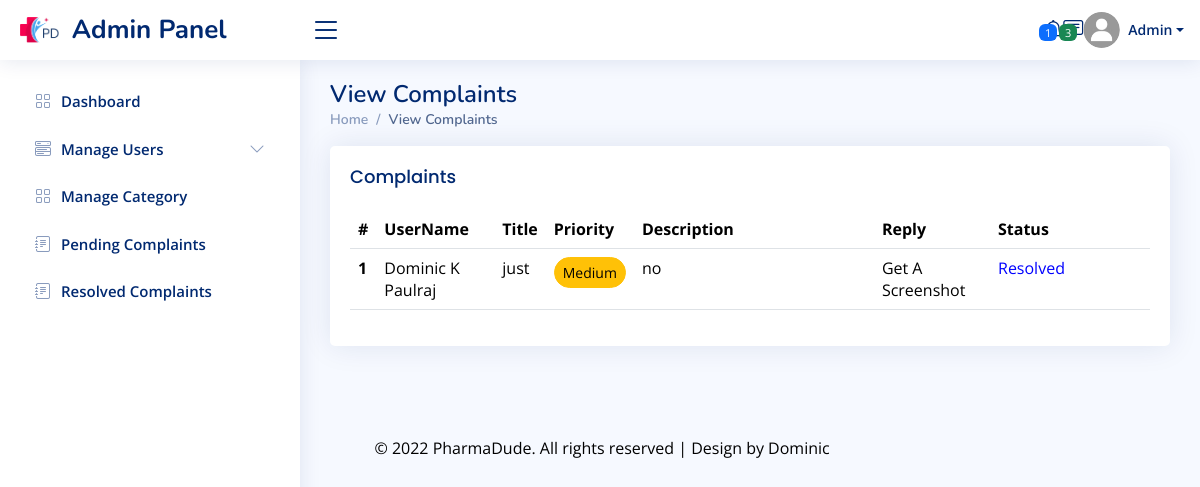
Page /admin/rescmplnt.php on the committed database.
### tables this page shows
CREATE TABLE `complaint` (
  `complaintid` int(11) NOT NULL,
  `userid` varchar(25) NOT NULL,
  `subject` varchar(50) NOT NULL,
  `description` varchar(500) NOT NULL,
  `datetime` datetime NOT NULL DEFAULT current_timestamp(),
  `reply` varchar(500) DEFAULT NULL,
  `status` int(11) NOT NULL DEFAULT -1,
  `priority` varchar(3) DEFAULT NULL
);

CREATE TABLE `cuser` (
  `userid` int(11) NOT NULL,
  `name` varchar(24) NOT NULL,
  `address` varchar(50) NOT NULL,
  `dob` date NOT NULL,
  `gender` varchar(6) NOT NULL,
  `city` varchar(25) NOT NULL,
  `distid` int(11) NOT NULL,
  `pincode` varchar(6) NOT NULL,
  `profilepic` varchar(100) NOT NULL,
  `email` varchar(50) NOT NULL,
  `phone` varchar(10) NOT NULL
);

### admin/rescmplnt.php (the view, shortened to what this page needs)
<?php
require "header.php";
$sql="select * from complaint,cuser where complaint.userid=cuser.email and status=1";
$a=mysqli_query($conn,$sql);
?>
<main id="main" class="main">
  <div class="pagetitle">
    <h1>View Complaints</h1>
    <nav>
      <ol class="breadcrumb">
        <li class="breadcrumb-item"><a href="../index.html">Home</a></li>
        <li class="breadcrumb-item active">View Complaints</li>
      </ol>
    </nav>
  </div>
  <section class="section">
    <div class="row">
      <div class="col-lg-12">
        <div class="card">
          <div class="card-body">
            <h5 class="card-title">Complaints</h5>
            <table class="table datatable">
              <thead>
                <tr>
                  <th scope="col">#</th>
                  <th scope="col">UserName</th>
                  <th scope="col">Title</th>
                  <th scope="col">Priority</th>
                  <th scope="col" width="30%">Description</th>
                  <th scope="col">Reply</th>
                  <th scope="col" width="20%">Status</th>
                </tr>
              </thead>
              <tbody>
                <?php
                $n=1;
                while($row=mysqli_fetch_assoc($a))
                {
                  ?>
                  <tr>
                    <th scope="row"><?php echo $n;?></th>
                    <td><?php echo $row['name']?></td>
                    <td><?php echo $row['subject']?></td>
                    <td><?php
                    if($row['priority']=='hig') echo "<a class='btn btn-xs rounded-pill btn-danger'>High</a>";
                    else if($row['priority']=='med') echo "<a class='btn btn-sm rounded-pill btn-warning'>Medium</a>";
                    else if($row['priority']=='low') echo "<a class='btn btn-sm rounded-pill btn-info'>Low</a>";?>
                  </td>
                  <td><?php echo $row['description'];?></td>
                  <td><?php echo $row['reply']?></td>
                  <td><font color="blue">Resolved</font></td>
              </tr>
              <?php
            }
            ?>
          </tbody>
        </table>
      </div>
    </div>
  </div>
</div>
</section>
</main>
<?php
require "footer.php";
?>

### admin/assets/css/style.css (style rules this page uses)
:root { scroll-behavior: smooth; }
body { font-family: "Open Sans", sans-serif; background: #f6f9ff; color: #444444; }
a { color: #4154f1; text-decoration: none; }
h1, h2, h3, h4, h5, h6 { font-family: "Nunito", sans-serif; }
#main { margin-top: 60px; padding: 20px 30px; transition: all 0.3s; }
.pagetitle { margin-bottom: 10px; }
.pagetitle h1 { font-size: 24px; margin-bottom: 0; font-weight: 600; color: #012970; }
.card { margin-bottom: 30px; border: none; border-radius: 5px; box-shadow: 0px 0 30px rgba(1, 41, 112, 0.1); overflow: hidden; }
.card-title { padding: 20px 0 15px 0; font-size: 18px; font-weight: 500; color: #012970; font-family: "Poppins", sans-serif; }
.card-body { padding: 0 20px 20px 20px; }
.breadcrumb { font-size: 14px; font-family: "Nunito", sans-serif; color: #899bbd; font-weight: 600; }
.breadcrumb a { color: #899bbd; transition: 0.3s; }
.breadcrumb .breadcrumb-item::before { color: #899bbd; }
.breadcrumb .active { color: #51678f; font-weight: 600; }
@media (min-width: 1200px) { #main, #footer { margin-left: 300px; } }

### rows in the picture
complaint: cuser.name "Dominic K Paulraj", subject "just", priority "Medium", description "no", reply "Get A Screenshot"

### other values in the picture
$num "1"
$num "3"
